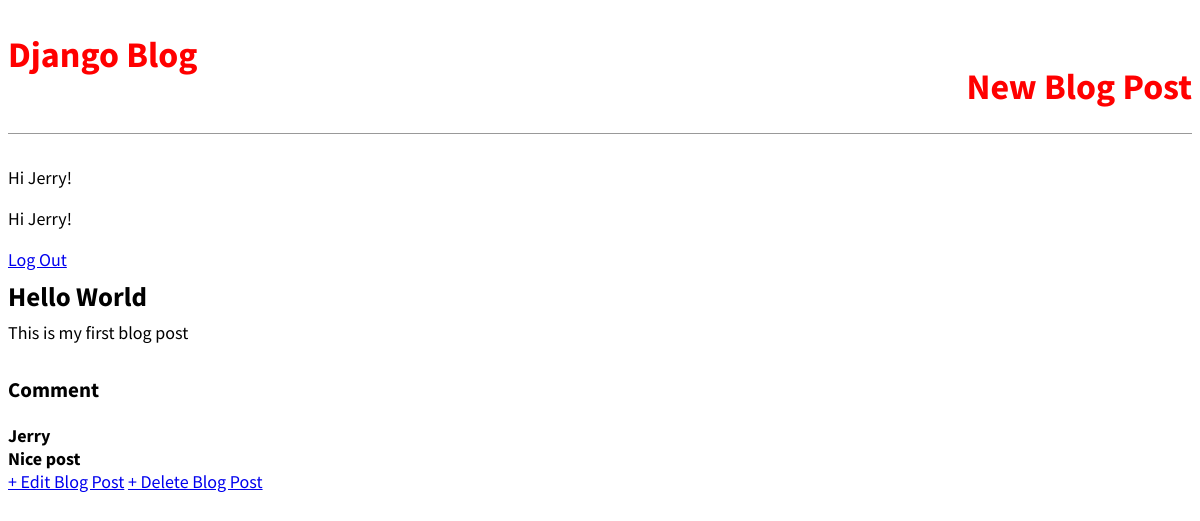
The app's page /post/1/ (signed in) with its own data.
### blog/models.py (models this page shows, shortened)
class Post(models.Model):
    title = models.CharField(max_length=200)
    author = models.ForeignKey('auth.user', on_delete=models.CASCADE, )
    body = models.TextField()

class Comment(models.Model):
    post = models.ForeignKey('Post', related_name='comments', on_delete=models.CASCADE, )
    name = models.CharField(max_length=200)
    body = models.TextField()

### blog/views.py (the view)
# urls.py: path('post/<int:pk>/', BlogDetailView.as_view(), name='post_detail'),
class BlogDetailView(DetailView):
    model = Post
    template_name = 'post_detail.html'

### blog/templates/post_detail.html (shortened to what this page needs)
{% extends 'base.html' %}
{% block content %}
    <div class="post_entry">
        <h2>{{ post.title }}</h2>
        <p>{{ post.body }}</p>
    </div>
    <h3>Comment</h3>
    {% if not post.comments.all %}
        No comments yet<a href="{% url 'post_comment' post.pk %}">+ Add Comment</a>
    {% else %}
        {% for comment in post.comments.all %}
            <strong>
            {{ comment.name }}
            <br>
            {{ comment.body }}
            </strong>
        {% endfor %}
    {% endif %}
    <br>
    <a href="{% url 'post_edit' post.pk %}">+ Edit Blog Post</a>
    <a href="{% url 'post_delete' post.pk %}">+ Delete Blog Post</a>
{% endblock %}

### blog/templates/base.html (shortened to what this page needs)
{% load static %}
<!Doctype html>
<html>
    <head>
        <link rel="stylesheet" href="{%static 'css/base.css'%}">
    </head>
    <body>
        <header>
            <div class="nav-left">
                <h1><a href="{% url 'home' %}">Django Blog</a></h1>
            </div>
            <div class="nav-right">
                <h1><a href="{% url 'post_new' %}">New Blog Post</a></h1>
            </div>
        </header>
        {% if user.is_authenticated %}
            <p>Hi {{ user.username }}!</p>
        {% else %}
            <p>You are not logged in.</p>
            <a href="{% url 'login' %}">Log In</a>
        {% endif %}
        {% if user.is_authenticated %}
            <p>Hi {{ user.username }}!</p>
            <a href="{% url 'logout' %}">Log Out</a>
        {% endif %}
        <div>
            {% block content %}
            {% endblock %}
        </div>
    </body>
</html>

### static/css/base.css (style rules this page uses)
body { font-family: 'Source Sans Pro', sans-serif; font-size: 18px; }
header { border-bottom: 1px solid #999; margin-bottom: 2rem; display: flex; }
header a { color: red; text-decoration: none; }
.nav-left { margin-right: auto; }
.nav-right { display: flex; padding-top: 2rem; }
.post_entry { margin-bottom: 2rem; }
.post_entry h2 { margin: 0.5rem 0; }
.post_entry p { margin:0; font-height: 400 }

### records on screen
Post: title "Hello World", body "This is my first blog post"
Comment: name "Jerry", body "Nice post"

### other values on screen
{{ user.username }} "Jerry"
